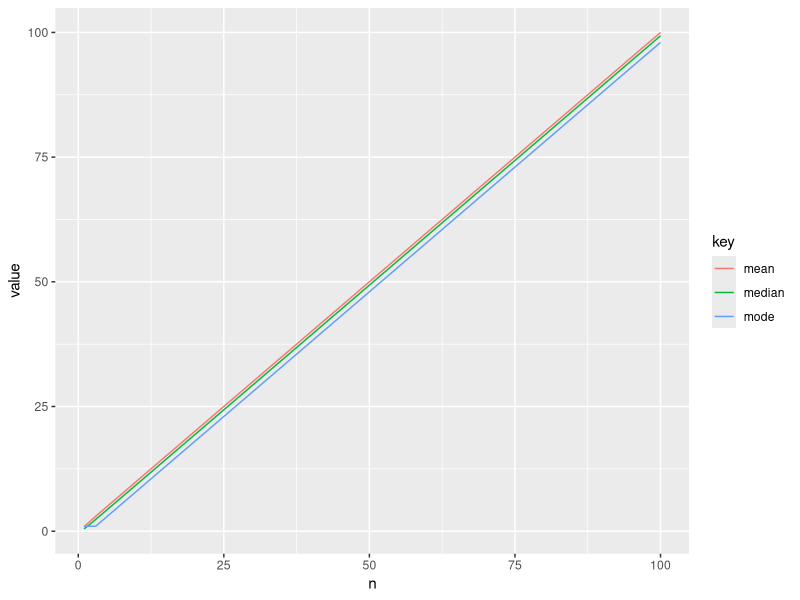

Recreate this plot in R.
## ---- chunk 1
knitr::opts_chunk$set(echo = TRUE, message = FALSE)
## ---- chunk 2
library(tidyverse)
## ---- chunk 3
x <- dchisq(1:100, 10)

qchisq(0.5, 10) # 中央値
sum(x * (1:100)) # 平均
grep(max(x), x) # 最頻値 

(qchisq(0.5, 10) - grep(max(x), x)) / (sum(x * (1:100)) - qchisq(0.5, 10))
## ---- chunk 4

x <- 
  data.frame(n = 1:100) %>% 
  mutate(median = qchisq(0.5, n),
         mean = sapply(n, function(x){sum(dchisq(1:10000, x) * (1:10000))}),
         mode = sapply(n, function(x){grep(max(dchisq(1:10000, x)), dchisq(1:10000, x))}),
         k = (median - mode) / (mean - median))

summary(x$k)

x %>% 
  select(-k) %>% 
  gather(key, value, -n) %>% 
  ggplot(aes(n, value, col = key)) +
  geom_line()
